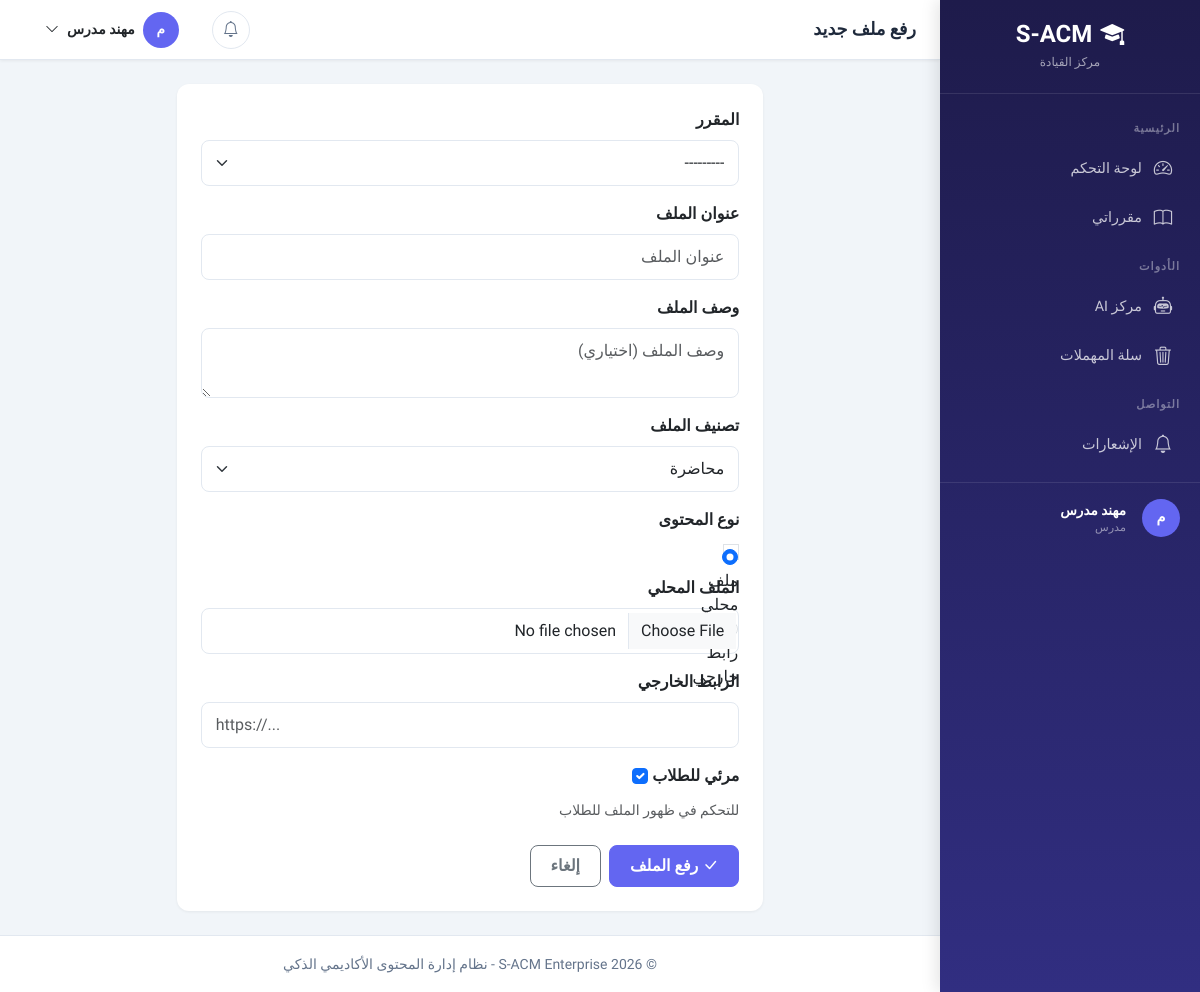
The page /instructor/files/upload/ (signed in) on the database as committed earlier.
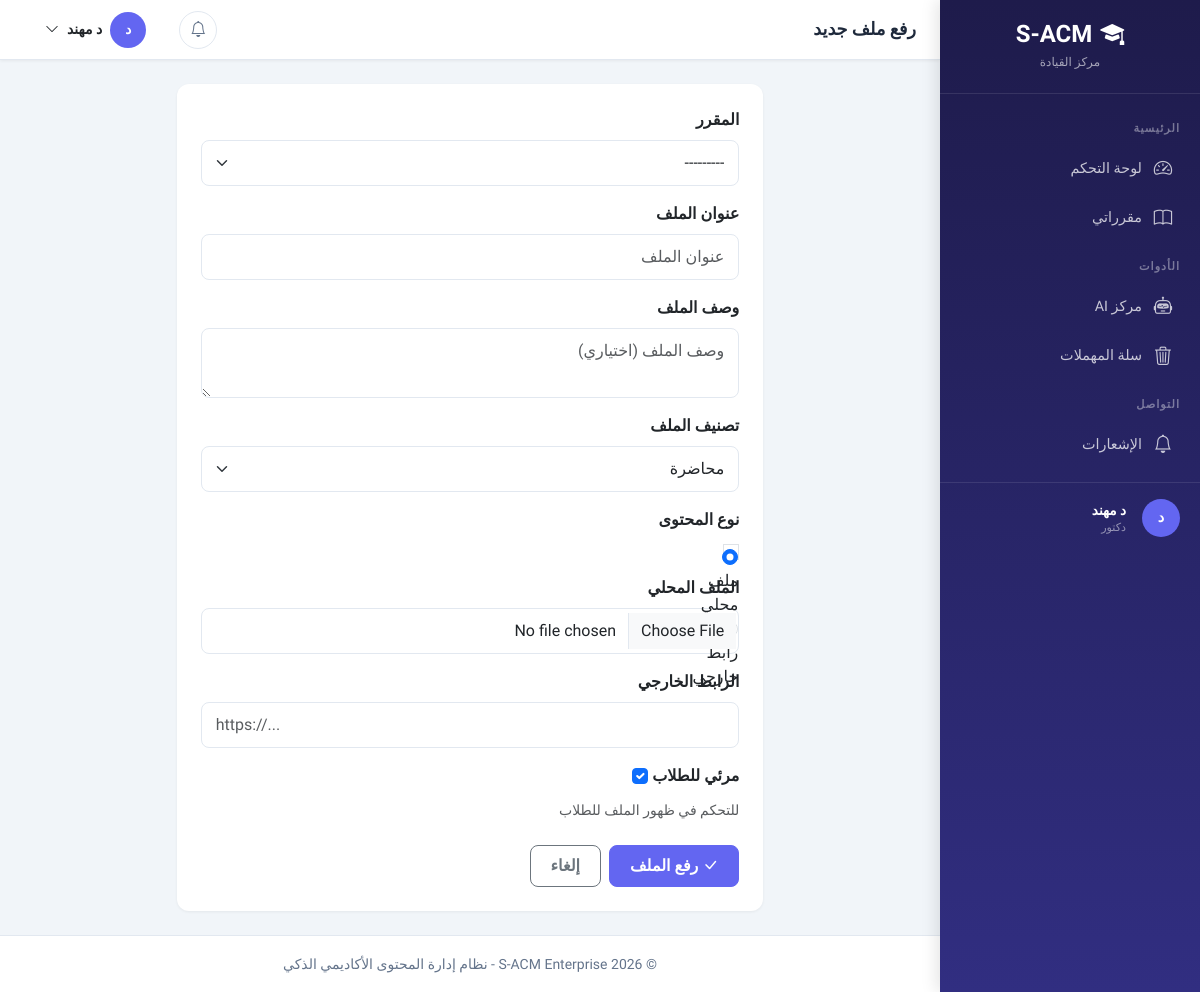
The same page on the database as committed later.
### apps/accounts/models.py (models this page shows, shortened)
class User(AbstractBaseUser, PermissionsMixin):
    ACCOUNT_STATUS_CHOICES = [
        ('inactive', 'غير مفعّل'),
        ('active', 'مفعّل'),
        ('suspended', 'موقوف'),
    ]
    academic_id = models.CharField(
        max_length=50,
        unique=True,
        verbose_name='الرقم الأكاديمي/الوظيفي',
        help_text='الرقم الأكاديمي للطالب أو الرقم الوظيفي للموظف'
    )
    id_card_number = models.CharField(
        max_length=50,
        unique=True,
        verbose_name='رقم البطاقة الشخصية',
        help_text='يستخدم للتحقق من الهوية عند التفعيل'
    )
    full_name = models.CharField(
        max_length=150,
        verbose_name='الاسم الكامل'
    )
    email = models.EmailField(
        unique=True,
        blank=True,
        null=True,
        verbose_name='البريد الإلكتروني',
        help_text='يتم تعيينه عند التفعيل'
    )
    account_status = models.CharField(
        max_length=20,
        choices=ACCOUNT_STATUS_CHOICES,
        default='inactive',
        verbose_name='حالة الحساب'
    )
    role = models.ForeignKey(
        Role,
        on_delete=models.PROTECT,
        related_name='users',
        verbose_name='الدور',
        null=True,
        blank=True
    )
    major = models.ForeignKey(
        Major,
        on_delete=models.SET_NULL,
        related_name='students',
        verbose_name='التخصص',
        null=True,
        blank=True,
        help_text='للطلاب فقط'
    )
    level = models.ForeignKey(
        Level,
        on_delete=models.SET_NULL,
        related_name='students',
        verbose_name='المستوى',
        null=True,
        blank=True,
        help_text='للطلاب فقط'
    )
    is_staff = models.BooleanField(default=False, verbose_name='موظف')
    is_active = models.BooleanField(default=True, verbose_name='نشط')
    date_joined = models.DateTimeField(default=timezone.now, verbose_name='تاريخ الانضمام')
    last_login = models.DateTimeField(null=True, blank=True, verbose_name='آخر تسجيل دخول')
    profile_picture = models.ImageField(
        upload_to='profiles/',
        blank=True,
        null=True,
        verbose_name='صورة الملف الشخصي'
    )
    phone_number = models.CharField(
        max_length=20,
        blank=True,
        null=True,
        verbose_name='رقم الهاتف'
    )
    objects = UserManager()
    USERNAME_FIELD = 'academic_id'
    REQUIRED_FIELDS = ['full_name', 'id_card_number']
    class Meta:
        db_table = 'users'
        verbose_name = 'مستخدم'
        verbose_name_plural = 'المستخدمون'
        indexes = [
            models.Index(fields=['academic_id']),
            models.Index(fields=['email']),
            models.Index(fields=['account_status']),
        ]
    def is_admin(self):
        return self.role and self.role.code == Role.ADMIN
    def is_instructor(self):
        return self.role and self.role.code == Role.INSTRUCTOR
    def is_student(self):
        return self.role and self.role.code == Role.STUDENT

class Role(models.Model):
    ADMIN = 'admin'
    INSTRUCTOR = 'instructor'
    STUDENT = 'student'
    code = models.CharField(
        max_length=50,
        unique=True,
        verbose_name='كود الدور',
        help_text='معرف فريد للدور (بالإنجليزية، مثل: admin, instructor)'
    )
    display_name = models.CharField(
        max_length=100,
        verbose_name='اسم العرض',
        help_text='الاسم الذي يظهر للمستخدم'
    )
    description = models.TextField(
        blank=True,
        null=True,
        verbose_name='وصف الدور'
    )
    is_system = models.BooleanField(
        default=False,
        verbose_name='دور نظام',
        help_text='الأدوار الافتراضية التي لا يمكن حذفها'
    )
    is_active = models.BooleanField(
        default=True,
        verbose_name='نشط'
    )
    created_at = models.DateTimeField(auto_now_add=True, verbose_name='تاريخ الإنشاء')
    updated_at = models.DateTimeField(auto_now=True, verbose_name='تاريخ التحديث')
    class Meta:
        db_table = 'roles'
        verbose_name = 'دور'
        verbose_name_plural = 'الأدوار'
        ordering = ['-is_system', 'display_name']

### apps/instructor/views.py (the view, shortened to what this page needs)
# urls.py: path('instructor/files/upload/', views.FileUploadView.as_view(), name='file_upload'),
class FileUploadView(LoginRequiredMixin, InstructorRequiredMixin, CreateView):
    model = LectureFile
    form_class = LectureFileForm
    template_name = 'instructor/file_upload.html'
    def get_form_kwargs(self):
        kwargs = super().get_form_kwargs()
        kwargs['user'] = self.request.user
        return kwargs
    def get_context_data(self, **kwargs):
        context = super().get_context_data(**kwargs)
        context['active_page'] = 'files'
        course_id = self.request.GET.get('course')
        if course_id:
            context['selected_course'] = get_object_or_404(Course, pk=course_id)
        return context

### apps/accounts/views/mixins.py (called while the page is built)
    def test_func(self):
        return self.request.user.is_authenticated and (
            self.request.user.is_instructor() or self.request.user.is_admin()
        )

### apps/core/context_processors.py (called while the page is built, shortened)
def site_settings(request):
    return {
        'SITE_NAME': 'S-ACM',
        'SITE_FULL_NAME': 'نظام إدارة المحتوى الأكاديمي الذكي',
        'SITE_VERSION': '1.0.0',
        'DEBUG': settings.DEBUG,
    }

def user_notifications(request):
    return {'unread_count': 0}

def user_role_info(request):
    if request.user.is_authenticated:
        role = request.user.role
        menu_items = getattr(request, 'menu_items', [])
        user_permissions = getattr(request, 'user_permissions', set())
        return {
            'user_role': role.display_name if role else None,
            'user_role_code': role.code if role else None,
            'is_admin': request.user.is_admin(),
            'is_instructor': request.user.is_instructor(),
            'is_student': request.user.is_student(),
            'menu_items': menu_items,
            'user_permissions': user_permissions,
            'has_perm': lambda p: '__all__' in user_permissions or p in user_permissions,
        }

### templates/instructor/file_upload.html (shortened to what this page needs)
{% extends 'layouts/dashboard_base.html' %}
{% block page_title %}{% if is_edit %}تعديل ملف{% else %}رفع ملف جديد{% endif %}{% endblock %}
{% block dashboard_content %}
<div class="row justify-content-center">
    <div class="col-lg-8">
        <div class="card">
            <div class="card-body p-4">
                <form method="post" enctype="multipart/form-data">
                    {% for field in form %}
                    <div class="mb-3">
                        <label class="form-label fw-semibold">{{ field.label }}</label>
                        {{ field }}
                        {% if field.help_text %}<div class="form-text">{{ field.help_text }}</div>{% endif %}
                    </div>
                    {% endfor %}
                    <div class="d-flex gap-2 mt-4">
                        <button type="submit" class="btn btn-primary"><i class="bi bi-check-lg me-1"></i>{% if is_edit %}حفظ التعديلات{% else %}رفع الملف{% endif %}</button>
                        <a href="javascript:history.back()" class="btn btn-outline-secondary">إلغاء</a>
                    </div>
                </form>
            </div>
        </div>
    </div>
</div>
{% endblock %}

### templates/layouts/dashboard_base.html (shortened to what the changed rows need)
{% load static %}
<!DOCTYPE html>
<html lang="ar" dir="rtl">
<head>
    <link href="https://cdn.jsdelivr.net/npm/bootstrap@5.3.2/dist/css/bootstrap.rtl.min.css" rel="stylesheet">
    <link href="https://cdn.jsdelivr.net/npm/bootstrap-icons@1.11.3/font/bootstrap-icons.css" rel="stylesheet">
</head>
<body>
    <nav class="sidebar" id="sidebar">
        <div style="padding: 16px 20px; margin-top: auto; border-top: 1px solid rgba(255,255,255,0.1);">
            <div class="d-flex align-items-center gap-3">
                <div class="avatar-circle" style="width:38px;height:38px;font-size:0.9rem;">
                    {{ request.user.full_name|slice:":1"|upper }}
                </div>
                <div>
                    <div style="color:#fff;font-size:0.85rem;font-weight:600;">{{ request.user.full_name|truncatechars:16 }}</div>
                    <div style="color:rgba(255,255,255,0.5);font-size:0.7rem;">{{ user_role|default:"مستخدم" }}</div>
                </div>
            </div>
        </div>
    </nav>
    <div class="main-wrapper">
        <header class="top-navbar">
            <div class="nav-actions">
                <div class="dropdown">
                    <button class="d-flex align-items-center gap-2 btn btn-link text-dark text-decoration-none" data-bs-toggle="dropdown">
                        <div class="avatar-circle">{{ request.user.full_name|slice:":1"|upper }}</div>
                        <span class="d-none d-md-inline small">{{ request.user.full_name|truncatechars:12 }}</span>
                        <i class="bi bi-chevron-down small"></i>
                    </button>
                </div>
            </div>
        </header>
    </div>
</body>
</html>

Rows that differ between the two databases and show on the page:
changed User: user.full_name "م" → "د"; user.full_name "مهند مدرس" → "د مهند"
changed Role: display_name "مدرس" → "دكتور"
